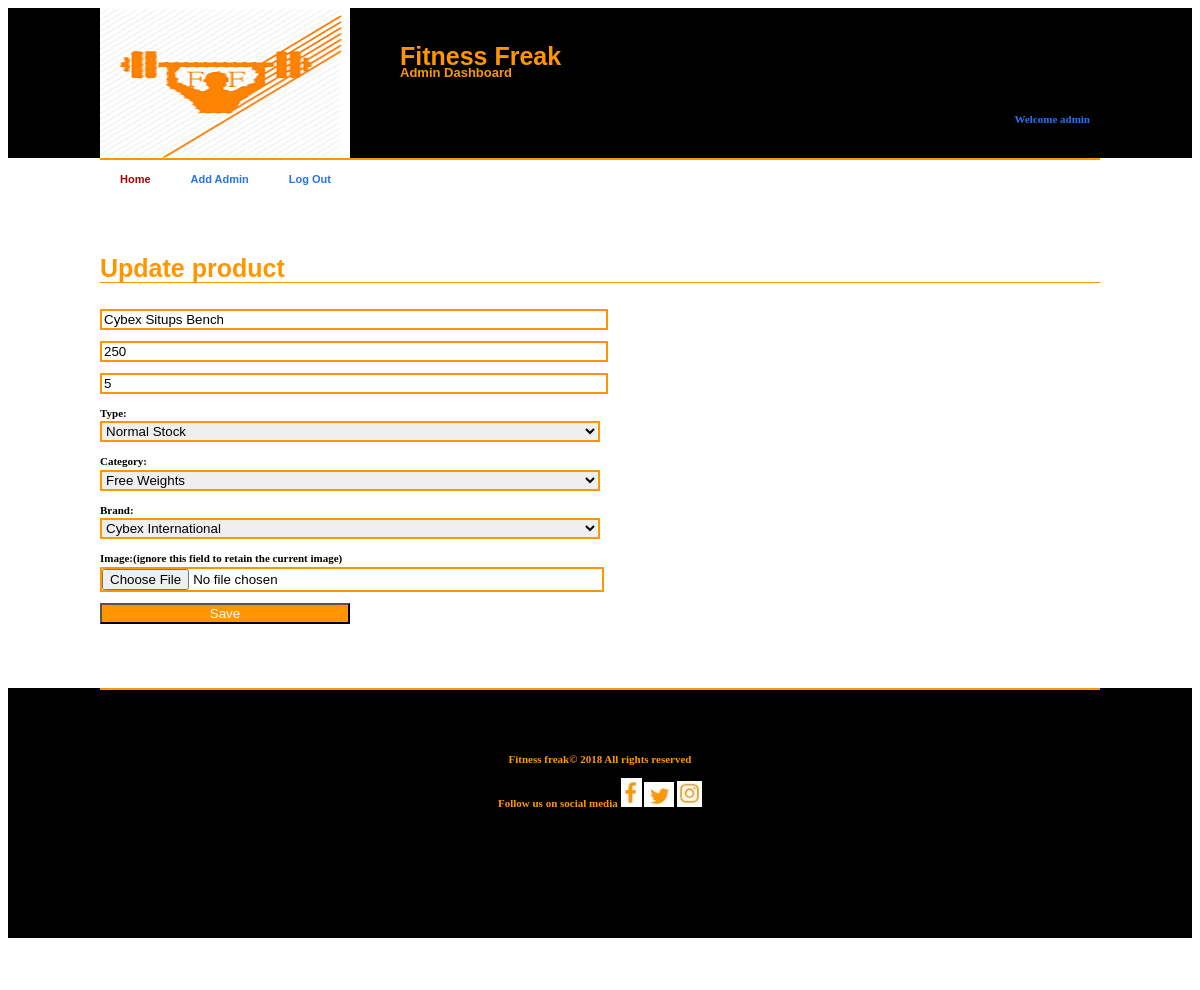
Screenshot of /update_product.php?productID=1 (signed in) with the database file from the repository.
### tables this page shows
CREATE TABLE IF NOT EXISTS `product` (
`productID` int(11) NOT NULL,
  `name` varchar(100) NOT NULL,
  `price` decimal(10,0) NOT NULL,
  `quantity` int(11) NOT NULL,
  `status` varchar(25) NOT NULL,
  `category` varchar(50) NOT NULL,
  `brand` varchar(50) NOT NULL,
  `image` varchar(250) NOT NULL,
  `addedBy` int(11) NOT NULL
);

### includes/methods.php (called while the page is built, shortened)
<?php
function fetchValue($sql,$columnName){
	include 'connection.php';
	$value="";
	$fetchQuery=$db->query($sql);
	while ($rows=mysqli_fetch_array($fetchQuery)){
		$value=$rows[$columnName];
	}
	return $value;
}

### update_product.php (the view, shortened to what this page needs)
<?php
$session_id=$_SESSION['login_user'];
require 'includes/connection.php';
require 'includes/methods.php';
?>
<?php
if (isset($_GET['productID'])){
	$productID=$_GET['productID'];
}
?>
<!DOCTYPE html PUBLIC "-//W3C//DTD XHTML 1.0 Transitional//EN" "http://www.w3.org/TR/xhtml1/DTD/xhtml1-transitional.dtd">
<html xmlns="http://www.w3.org/1999/xhtml">
<head>
<link href="style.css" rel="stylesheet" type="text/css" />
</head>
<body>
	<div class="header">
    	<div class="header_container">
            <div class="logo">
            	<img src="images/logo.png" alt="LOGO" width="250px" height="150px"/>
            </div>
			<div class="title">
            <h1>Fitness Freak</h1>
			<h2>Admin Dashboard</h2>
			</div>
			<div class="login">
				<a><?php echo "Welcome ".$session_id; ?></a>
			</div>
        </div>
		<div class="menus">
			<div class="menu_container">
                <div id="menucase">
                  <div id="stylefour">
                    <ul>
                      <li><a href="admin_home.php" class="current">Home</a></li>
					  <li><a href="add_admin.php">Add Admin</a></li>
					  <li><a href="logout.php">Log Out</a></li>
                    </ul>
                  </div>
                </div>
            </div>
		</div>
    </div>
    <div class="main">
		<br><br><br>
		<h1>Update product</h1><hr>
		  <form action="" method="post" enctype="multipart/form-data">
			<p><input type="text" class="textfield" placeholder="Name of product" name="name" required value="<?php echo fetchValue("select name from product where productID='$productID'","name"); ?>"></p>
			<p><input type="text" class="textfield" placeholder="Price per unit" name="price" required  value="<?php echo fetchValue("select price from product where productID='$productID'","price"); ?>"></p>
			<p><input type="text" class="textfield" placeholder="Quantity in stock" name="quantity" required  value="<?php echo fetchValue("select quantity from product where productID='$productID'","quantity"); ?>"></p>
			<p><label>Type:</label><br>
			<select name="type" class="textfield">
				<option value="normal" <?php if(fetchValue("select status from product where productID='$productID'","status")=="normal"){echo "selected";} ?>>Normal Stock</option>
			</select>
			</p>
			<p><label>Category:</label><br>
			<select name="category" class="textfield">
				<option value="weights" <?php if(fetchValue("select category from product where productID='$productID'","category")=="weights"){echo "selected";} ?>>Free Weights</option>
			</select>
			</p>
			<p><label>Brand:</label><br>
			<select name="brand" class="textfield">
				<option value="cybex"  <?php if(fetchValue("select brand from product where productID='$productID'","brand")=="cybex"){echo "selected";} ?>>Cybex International</option>
			</select>
			</p>
			<p><label>Image:(ignore this field to retain the current image)</label><br>
			<input type="file" name="image" class="textfield"/>
			</p>
			<p><input type="submit" class="button" Value="Save" name="save_button"></p>
		  </form>
    </div>
    <div class="footer">
    	<div class="footer_container">
        	<p>Fitness freak&copy; 2018 All rights reserved</p> <p>Follow us on social media
			<a href="#"><img src="images/social/f.jpg" alt="F"></a>
			<a href="#"><img src="images/social/t.jpg" alt="T"></a>
			<a href="#"><img src="images/social/i.jpg" alt="I"></a>
			</p>
        </div>
    </div>
</body>
</html>

### style.css (style rules this page uses)
body { font: bold 11px/1.5em Verdana; text-align:left; }
a { text-decoration:none; color:#2672ef; }
h1 { font-family:Verdana, Arial, Helvetica, sans-serif; font-size:25px; font-weight:bold; margin:0; padding:0; color:#ff9600; }
h2 { font-family:Verdana, Arial, Helvetica, sans-serif; font-size:13px; font-weight:bold; margin:0; padding:0; color:#ff9600; }
hr { border:none; border-top:1px solid #ff9600; height:1px; margin-bottom:25px; }
.header { height:150px; width:100%; background:#000; color:#ff9600; margin-bottom:20px; }
.header_container { width:1000px; margin-right:auto; margin-left:auto; height:100%; border-bottom:2px solid #ff9600; }
.title { padding-top:40px; }
.login { float:right; margin-top:20px; padding:10px; width:auto; }
.textfield { border:2px solid #ff9600; width:50% }
.button { background: #ff9600; color:#fff; width:25% }
#stylefour { position:relative; display:block; height:39px; font-size:11px; font-weight:bold; font-family:Arial,Verdana,Helvitica,sans-serif; }
#stylefour ul { margin:0; padding:0; list-style-type:none; width:auto; }
#stylefour ul li { display:block; float:left; margin:0; }
#stylefour ul li a { display:block; float:left; color:#2672ef; text-decoration:none; padding:11px 20px 0 20px; height:23px; }
#stylefour ul li a:hover,#stylefour ul li a.current { color:#B30000; background:#fff top right; }
.footer { height:250px; width:100%; background:#000; color:#ff9600; }
.footer_container { width:1000px; margin-right:auto; margin-left:auto; height:100%; text-align:center; padding-top:50px; border-top:2px solid #ff9600; }
.main { overflow:hidden; margin-bottom:20px; width:1000px; margin-left:auto; margin-right:auto; }
.logo { width:300px; height:100%; float:left; }
.menu_container { width:600px; height:100%; float:left; }
.menus { width:1000px; margin-right:auto; margin-left:auto; height:50px; }

### rows the page displays
product: name "Cybex Situps Bench", price "250", quantity "5", type "Normal Stock", category "Free Weights", brand "Cybex International"

### other values shown
$session_id "admin"
